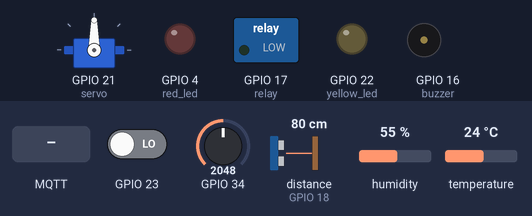
This sketch was run on a simulated ESP32. Parts: servo, switched loads named in the sketch (green lamp = pin HIGH), output pins drawn as LEDs (lit = HIGH), buzzer (waves = sounding, pin HIGH). Wiring (inferred from the names in the program): ultrasonic range finder: trigger GPIO 19; echo GPIO 18. The inputs (shaded band) are chosen by the test bench; at power-on: GPIO 23 LOW, GPIO 34 = 2048, distance to the obstacle (sensor on GPIO 18) 80 cm, humidity 55 %, temperature 24 °C. The echo pulse lasts 58.3 µs per cm; WiFi joins after 1.5 s; servers stay silent unless stated; no MQTT or app messages arrive unless stated; pins used as bus, display or sensor lines are not drawn; what the sketch prints to the serial monitor is not drawn.

Above: at 2.7 s.
2.8 s: MQTT message "1" arrives on the third subscribed topic
At 3.1 s:
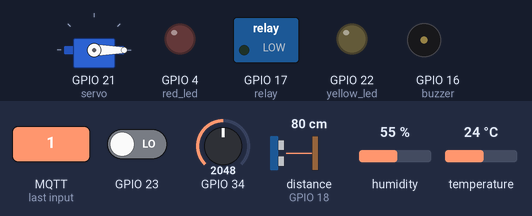
4.3 s: MQTT message "actuators/led" arrives on the first subscribed topic
5.8 s: MQTT message "on" arrives on the first subscribed topic
Timing chart, 0 to 8.8 s (numbered marks = the images above; inputs shaded):
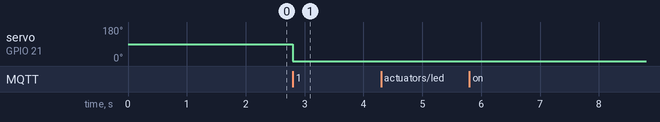

The sketch:

sketch.ino
```cpp
#include <DHT.h>
#include <WiFi.h>
#include <PubSubClient.h>
#include <ArduinoJson.h>
#include <ESP32Servo.h>

#define DHT_PIN 5
#define DHT_TYPE DHT22

DHT dht(DHT_PIN, DHT_TYPE);
Servo servo;
const char* ssid = "Wokwi-GUEST";
const char* password = "";
const char* mqtt_server = "test.mosquitto.org";
const int mqtt_port = 1883;

WiFiClient espClient;
PubSubClient client(espClient);

unsigned long buzzerOffTime = 0;
bool buzzerActive = false;

void readDHT(){
  static unsigned long lastRead = 0;
  if (millis() - lastRead < 2000) return;
  lastRead = millis();
  float humidity = dht.readHumidity();
  float temperature = dht.readTemperature();

  if(isnan(humidity) || isnan(temperature)){
    Serial.println("Failed to read from the dht sensor");
  }

  // Serial.print("Humidity: ");
  // Serial.println(humidity);
  // Serial.print("Temperature: ");
  // Serial.println(temperature);
  char temp[100];
  char humid[100];

  snprintf(temp, 100, "{\"value\": %.2f, \"unit\": \"C\"}", temperature);
  client.publish("home/sensors/temperature", temp);

  snprintf(humid, 100, "{\"value\": %.2f, \"unit\": \"%%\"}", humidity);
  client.publish("home/sensors/humidity", humid);
}

void readPIR(){
  pinMode(23, INPUT);
  bool isMotion = digitalRead(23);
  // Serial.print("Motion detection: ");
  // Serial.println(isMotion);
  char msg[100];
  snprintf(msg, 100, "{\"detected\": %d}", isMotion);
  client.publish("home/sensors/motion", msg);
}

void readLDR(){
  pinMode(34, INPUT);
  int lightIntensity = analogRead(34);
  // Serial.print("Light Intensity: ");
  // Serial.println(lightIntensity);
  char level[10];
  if (lightIntensity < 1000) {
      strcpy(level, "dark");
  }
  else if (lightIntensity < 2500) {
      strcpy(level, "dim");
  }
  else {
      strcpy(level, "bright");
  }
  char msg[100];
  snprintf(msg, 100, "{\"value\": %d, \"level\": \"%s\"}", lightIntensity, level);
  client.publish("home/sensors/light", msg);
}

void readHCSR04(){
  int trigPin = 19;
  int echoPin = 18;
  pinMode(trigPin, OUTPUT);
  pinMode(echoPin, INPUT);
  long duration;
  float distanceCm;
  digitalWrite(trigPin, LOW);
  delayMicroseconds(2);
  digitalWrite(trigPin, HIGH);
  delayMicroseconds(10);
  digitalWrite(trigPin, LOW);
  duration = pulseIn(echoPin, HIGH, 30000);
  if(duration == 0){
    Serial.println("No echo");
    return;
  }
  distanceCm = duration * 0.034 / 2;
  // Serial.print("Distance: ");
  // Serial.println(distanceCm);

  char msg[100];
  snprintf(msg, 100, "{\"value\": %.2f, \"unit\": \"cm\"}", distanceCm);
  client.publish("home/sensors/distance", msg);
}

void heartbeat() {
  static unsigned long lastHeartbeat = 0;
  if (millis() - lastHeartbeat > 10000) {
    lastHeartbeat = millis();
    unsigned long uptime = millis() / 1000;
    int rssi = WiFi.RSSI();
    char msg[100];
    snprintf(msg, 100, "{\"uptime\": %lu, \"rssi\": %d}", uptime, rssi);
    client.publish("home/system/status", msg);
  }
}

void setup_wifi() {
  Serial.begin(115200);
  WiFi.begin(ssid, password);
  while (WiFi.status() != WL_CONNECTED) {
    delay(500);
    Serial.print(".");
  }
  Serial.println("WiFi connected!");
}

void reconnect() {
  while (!client.connected()) {
    Serial.print("Connecting to MQTT...");
    if (client.connect("ESP32SHAHD")) {
      Serial.println("connected!");
      client.subscribe("actuators/led");
      client.subscribe("actuators/buzzer");
      client.subscribe("actuators/servo");
      client.subscribe("actuators/relay");
    } else {
      Serial.print("failed, rc=");
      Serial.print(client.state());
    }
  }
}

void callback(char* topic, byte* payload, unsigned int length) {

  String message = "";
  for (int i = 0; i < length; i++) {
    message += (char)payload[i];
  }

  StaticJsonDocument<512> doc;
  DeserializationError error = deserializeJson(doc, message);

  if (error) {
    Serial.print("JSON parse failed: ");
    Serial.println(error.c_str());
    Serial.print("Raw payload: ");
    for(int i = 0; i < length; i++) Serial.print((char)payload[i]);
    Serial.println();
    return;
  }

  if (strcmp(topic, "actuators/led") == 0) {
    String state = doc["state"].as<String>();
    String color = doc["color"].as<String>();
    Serial.print("LED command received: ");
    Serial.println(state);
    if (state == "on" && (color =="red")) digitalWrite(4, HIGH);
    else if(state == "on" && color == "yellow") digitalWrite(22, HIGH);
    else if (color =="red") digitalWrite(4, LOW);
    else if(color == "yellow") digitalWrite(22, LOW);
  }

  else if (strcmp(topic, "actuators/buzzer") == 0) {
    String state = doc["state"].as<String>();
    int duration = doc["duration"].as<int>();
    if (state == "on") {
      digitalWrite(16, HIGH);
      buzzerActive = true;
      buzzerOffTime = millis() + duration;
    } else {
      digitalWrite(16, LOW);
      buzzerActive = false;
    }
  }

  else if (strcmp(topic, "actuators/servo") == 0) {
    int angle = doc["angle"].as<int>();
    servo.write(angle);
    Serial.print("Servo command received: ");
    Serial.println(angle);
  }

  else if (strcmp(topic, "actuators/relay") == 0) {
    String state = doc["state"].as<String>();
    if (state == "on") digitalWrite(17, HIGH);
    else digitalWrite(17, LOW);
  }
}

void setup() {
  // put your setup code here, to run once:
  Serial.begin(115200);
  Serial.println("Hello, ESP32!");
  dht.begin();
  setup_wifi();
  client.setServer(mqtt_server, mqtt_port);
  client.setCallback(callback);
  pinMode(4, OUTPUT);   // red led
  pinMode(22, OUTPUT); // yellow led
  pinMode(16, OUTPUT);  // buzzer
  pinMode(17, OUTPUT);  // relay
  servo.attach(21);
  }

void loop() {
  if (buzzerActive && millis() >= buzzerOffTime) {
      digitalWrite(16, LOW);
      buzzerActive = false;
  }

  if (!client.connected()) reconnect();
  client.loop();

  readPIR();
  readLDR();
  readHCSR04();
  readDHT();
  heartbeat();
  delay(10); // this speeds up the simulation
}
```

Measured:
- after the input at 2.8 s, servo on GPIO 21 (servo): 90° → 0° at once
- after the input at 4.3 s, every drawn part: stays the same
- after the input at 5.8 s, every drawn part: stays the same
